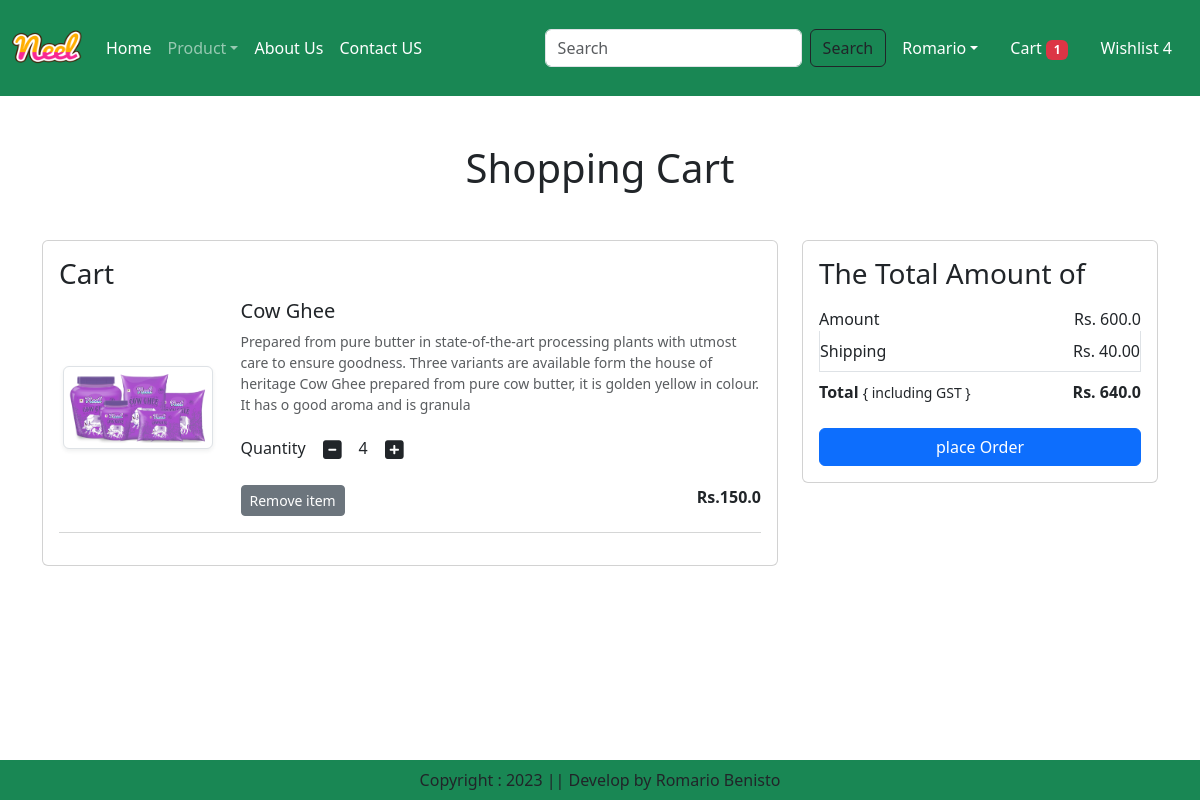
The page /cart/ (signed in) on the database as committed earlier.
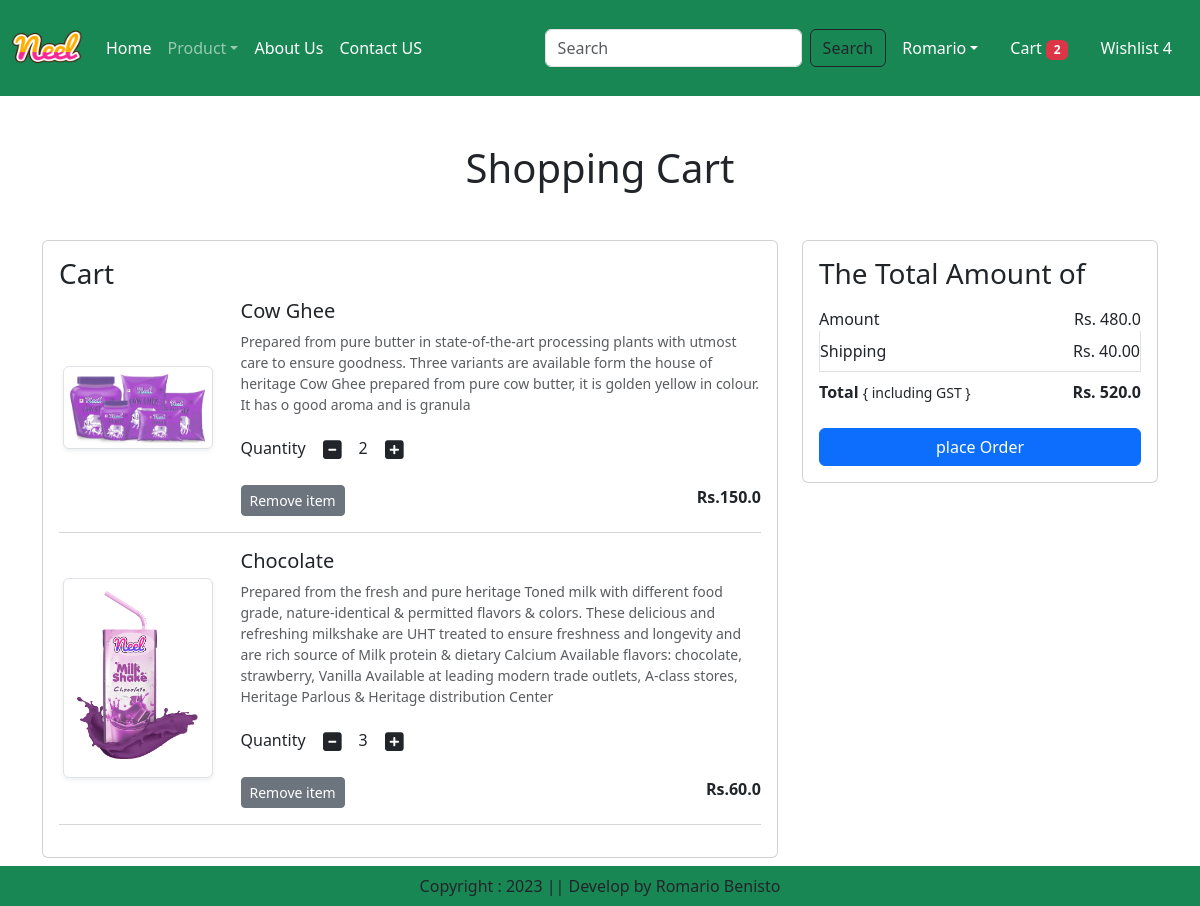
The same page on the database as committed later.
### app/models.py (models this page shows, shortened)
class Cart(models.Model):
    user = models.ForeignKey(User, on_delete=models.CASCADE)
    product = models.ForeignKey(Product, on_delete=models.CASCADE)
    quantity = models.PositiveIntegerField(default=1)

class Product(models.Model):
    title = models.CharField(max_length=100)
    selling_price = models.FloatField()
    discounted_price = models.FloatField()
    description = models.TextField()
    composition = models.TextField(default='')
    prodapp = models.TextField(default='')
    category = models.CharField(choices=CATEGORY_CHOICES, max_length=2)
    product_image = models.ImageField(upload_to='product')

### app/views.py (the view)
# urls.py: path('cart/', views.show_cart, name = 'show_cart'),
def show_cart(request):
    if request.user.is_authenticated:
        total_item = 0
        user = request.user
        total_item = len(Cart.objects.filter(user = user))
        cart = Cart.objects.filter(user=user)
        amount = 0
        for p in cart:
            value = p.quantity * p.product.discounted_price
            amount = amount + value
        totalamount = amount + 40
        return render(request, 'app/add_to_cart.html', locals())
    return redirect('login')

### app/templates/app/add_to_cart.html (shortened to what this page needs)
{% extends 'app/base.html' %}
{% load static %}
{% block main-content %}
    <div class="container my-5">
        <div class="row">
            {% if cart %}
                <h1 class="text-center mb-5">
                    Shopping Cart
                </h1>
                <div class="col-sm-8">
                    <div class="card">
                        <div class="card-body">
                            <h3>Cart</h3>
                            {% for item in cart %}
                                <div class="row">
                                    <div class="col-sm-3 text-center align-self-center">
                                        <img src="{{ item.product.product_image.url }}" alt="{{ item.product.name }}"
                                        class="img-fluid img-thumbnail shadow-sm" height="150" width="150">
                                    </div>
                                    <div class="col-sm-9">
                                        <div>
                                            <h5>{{ item.product.title }}</h5>
                                            <p class="mb-2 text-muted small">{{ item.product.description }}</p>
                                            <div class="my-3">
                                                <label for="quantity"> Quantity </label>
                                                <a pid="{{ item.product.id }}" class="minus-cart btn">
                                                    <i class="fas fa-minus-square fa-lg">
                                                    </i>
                                                </a>
                                                <span id="quantity">{{ item.quantity }}</span>
                                                <a pid="{{ item.product.id }}" class="plus-cart btn">
                                                    <i class="fas fa-plus-square fa-lg">
                                                    </i>
                                                </a>
                                            </div>
                                            <div class="d-flex justify-content-between">
                                                <a href="#" class="remove-cart btn btn-sm btn-secondary mr-3"
                                                pid="{{ item.product.id }}">
                                                    Remove item
                                                </a>
                                                <p class="mb-0"><span><strong>Rs.{{ item.product.discounted_price }}</strong></span></p>
                                            </div>
                                        </div>
                                    </div>
                                </div>
                                <hr class="text-muted">
                            {% endfor %}
                        </div>
                    </div>
                </div>
                <div class="col-sm-4">
                    <div class="card">
                        <div class="card-body">
                            <h3> The Total Amount of </h3>
                            <ul class="list-group">
                                <li class="list-group-item d-flex justify-content-between align-items-center border-0 pb-0 px-0">
                                    Amount <span id="amount">Rs. {{ amount }}</span>
                                </li>
                                <li class="list-group-item d-flex justify-content-between align-items-center  px-0">
                                    Shipping<span>Rs. 40.00</span>
                                </li>
                                <li class="list-group-item d-flex justify-content-between align-items-center border-0 mb-3 px-0">
                                    <div>
                                        <strong> Total</strong> <small>{ including GST }</small>
                                    </div>
                                    <span id="totalamount"><strong>Rs. {{ totalamount }}</strong></span>
                                </li>
                            </ul>
                            <div class="d-grid"><a href="{% url 'checkout' %}" class="btn btn-primary">
                                place Order
                            </a></div>
                        </div>
                    </div>
                </div>
            {% else %}
            <h1 class="text-center mb-5">Cart is empty</h1>
            {% endif %}
        </div>
    </div>
{% endblock main-content %}

### app/templates/app/base.html (shortened to what this page needs)
{% load static %}
<!DOCTYPE html>
<html lang="en">
<head>
    <link rel="stylesheet" href="{% static 'app/bootstrap/css/bootstrap.min.css' %}">
    <link rel="stylesheet" href="{% static 'app/css/all.min.css' %}">
    <link rel="stylesheet" href="{% static 'app/css/owl.carousel.min.css' %}">
    <link rel="stylesheet" href="{% static 'app/css/style.css' %}">
</head>
<body>
    <nav class="navbar navbar-expand-sm navbar-dark bg-success" aria-label="Third navbar example">
      <div class="container-fluid">
        <a class="navbar-brand" href="/"><img src="{% static 'app/image/product/Neel.png' %}" width="70px" height="70px" alt=""></a>
        <div class="collapse navbar-collapse" id="navbarsExample03">
          <ul class="navbar-nav me-auto mb-2 mb-sm-0">
            <li class="nav-item">
              <a class="nav-link active" aria-current="page" href="/">Home</a>
            </li>
            <li class="nav-item dropdown">
              <a class="nav-link dropdown-toggle" href="#"
              data-bs-toggle="dropdown" aria-expanded="false">Product</a>
            </li>
            <li class="nav-item">
              <a class="nav-link text-white" href="{% url 'about' %}">About Us</a>
            </li>
            <li class="nav-item">
              <a class="nav-link text-white" href="{% url 'contact' %}">Contact US</a>
            </li>
          </ul>
          <form role="search" action="/search" class="d-flex">
            <input class="form-control me-2" type="search" placeholder="Search" name="search" aria-label="Search">
            <button type="submit" class="btn btn-outline-dark">Search</button>
          </form>
        </div>
        <ul class="navbar-nav me-auto mb-2 mb-lg-0">
          {% if request.user.is_authenticated %}
          <li class="nav-item dropdown mx-2">
            <a href="" class="nav-link dropdown-toggle text-white text-capitalize" id="profileDropdown" role="button"
            data-bs-toggle="dropdown" aria-expanded="false">
            {{ request.user }}</a>
          </li>
          <li class="nav-item mx-2">
            <a href="{% url 'show_cart' %}" class="nav-link text-white">Cart
              {% if total_item > 0 %}
                <span class="badge bg-danger">
                {{ total_item }}
                </span>
              {% endif %}
            </a>
          </li>
            <li class="nav-item mx-2">
              <a href="#" class="nav-link text-white">Wishlist 4</a>
            </li>
          {% endif %}
        </ul>
      </div>
    </nav>
    {% block main-content %}
    {% endblock main-content %}
    <footer class="container-fluid bg-success fixed-bottom text-center p-2 mt-5">
        <div>
            Copyright : 2023 || Develop by Romario Benisto
        </div>
    </footer>
</body>
</html>

Rows that differ between the two databases and show on the page:
changed Cart "Cow Ghee": quantity "4" → "2"
added Cart: product.product_image (picture), product "Chocolate", product.description "Prepared from the fresh and pure heritage Toned milk with different food grade, nature-identical & permitted flavors & colors. These delicious and refreshing milkshake are UHT treated to ensure freshness and longevity and are rich source of Milk protein & dietary Calcium Available flavors: chocolate, strawberry, Vanilla Available at leading modern trade outlets, A-class stores, Heritage Parlous & Heritage distribution Center", quantity "3", product.discounted_price "60.0"
Other text that changed with them:
{{ total_item }}: "1" → "2"
{{ amount }}: "600.0" → "480.0"
{{ totalamount }}: "640.0" → "520.0"
